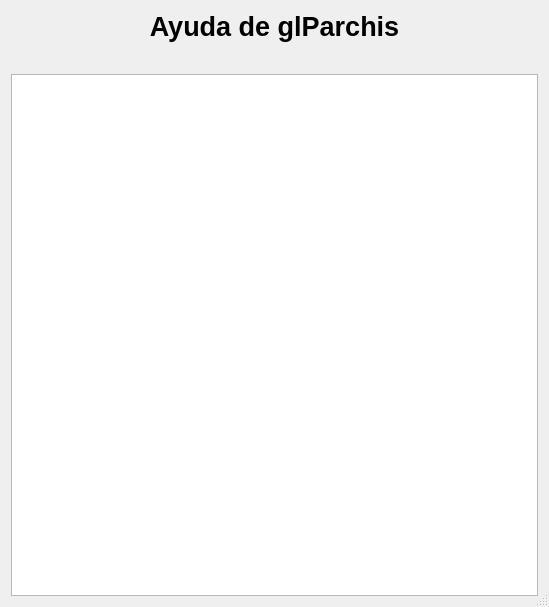
<?xml version="1.0" encoding="UTF-8"?>
<ui version="4.0">
 <class>frmHelp</class>
 <widget class="QDialog" name="frmHelp">
  <property name="windowModality">
   <enum>Qt::WindowModal</enum>
  </property>
  <property name="geometry">
   <rect>
    <x>0</x>
    <y>0</y>
    <width>549</width>
    <height>607</height>
   </rect>
  </property>
  <property name="windowTitle">
   <string>Ayuda de glParchis</string>
  </property>
  <property name="windowIcon">
   <iconset resource="../images/glparchis.qrc">
    <normaloff>:/glparchis/help.png</normaloff>:/glparchis/help.png</iconset>
  </property>
  <property name="sizeGripEnabled">
   <bool>true</bool>
  </property>
  <property name="modal">
   <bool>true</bool>
  </property>
  <layout class="QHBoxLayout" name="horizontalLayout_2">
   <item>
    <layout class="QVBoxLayout" name="verticalLayout">
     <item>
      <widget class="QLabel" name="lblApp">
       <property name="font">
        <font>
         <pointsize>20</pointsize>
         <weight>75</weight>
         <bold>true</bold>
        </font>
       </property>
       <property name="text">
        <string>Ayuda de glParchis</string>
       </property>
       <property name="alignment">
        <set>Qt::AlignCenter</set>
       </property>
      </widget>
     </item>
     <item>
      <layout class="QHBoxLayout" name="horizontalLayout">
       <item>
        <spacer name="horizontalSpacer">
         <property name="orientation">
          <enum>Qt::Horizontal</enum>
         </property>
         <property name="sizeHint" stdset="0">
          <size>
           <width>40</width>
           <height>20</height>
          </size>
         </property>
        </spacer>
       </item>
       <item>
        <widget class="QLabel" name="lblPixmap">
         <property name="maximumSize">
          <size>
           <width>68</width>
           <height>68</height>
          </size>
         </property>
         <property name="pixmap">
          <pixmap resource="../images/glparchis.qrc">:/glparchis/help.png</pixmap>
         </property>
         <property name="scaledContents">
          <bool>true</bool>
         </property>
         <property name="alignment">
          <set>Qt::AlignCenter</set>
         </property>
        </widget>
       </item>
       <item>
        <spacer name="horizontalSpacer_2">
         <property name="orientation">
          <enum>Qt::Horizontal</enum>
         </property>
         <property name="sizeHint" stdset="0">
          <size>
           <width>40</width>
           <height>20</height>
          </size>
         </property>
        </spacer>
       </item>
      </layout>
     </item>
     <item>
      <widget class="QTextBrowser" name="browser">
       <property name="openExternalLinks">
        <bool>true</bool>
       </property>
      </widget>
     </item>
    </layout>
   </item>
  </layout>
 </widget>
 <resources>
  <include location="../images/glparchis.qrc"/>
 </resources>
 <connections/>
</ui>
